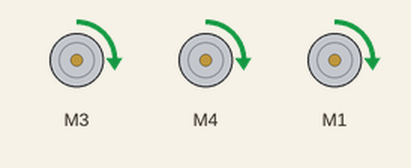
Simulated run of this sketch. Board: Arduino Uno, built with avr-gcc and run on an emulated ATmega328P. Parts: 3 × DC motor (green arrow = forward, orange = backward, longer = faster). What the sketch prints to the serial monitor is not drawn.

Above: at 0.1 s.
Timing chart, 0 to 1.6 s (numbered marks = the images above):
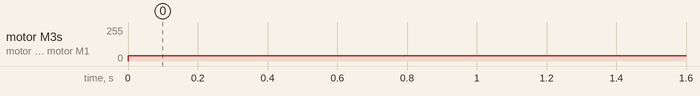

The sketch:

motor_test_stack.ino
```cpp
#include <Wire.h>
#include <Adafruit_MotorShield.h>

Adafruit_MotorShield AFMSbot = Adafruit_MotorShield(0x61); // Rightmost jumper closed
Adafruit_MotorShield AFMStop = Adafruit_MotorShield(0x60); // Default address, no jumpers

// On the top shield, connect two steppers, each with 200 steps
Adafruit_DCMotor *M1 = AFMStop.getMotor(3);
Adafruit_DCMotor *M2 = AFMStop.getMotor(4);

// On the bottom shield connect a stepper to port M3/M4 with 200 steps
Adafruit_DCMotor *M3 = AFMSbot.getMotor(1);
// And a DC Motor to port M1
//Adafruit_DCMotor *M4 = AFMSbot.getMotor(4);

void setup() {
  while (!Serial);
  Serial.begin(9600);           // set up Serial library at 9600 bps
  Serial.println("MMMMotor party!");

  //AFMSbot.begin(); // Start the bottom shield
  AFMStop.begin(); // Start the top shield

  // turn on the DC motor
  M1->setSpeed(40);
  M2->setSpeed(40);
  M3->setSpeed(40);
}

int i;
void loop() {
  M1->run(FORWARD);
  M2->run(FORWARD);
  M3->run(FORWARD);
}
```

Measured:
- by itself, motor M3, motor M4, motor M1: stopped → forward 40/255 at 0.00 s
